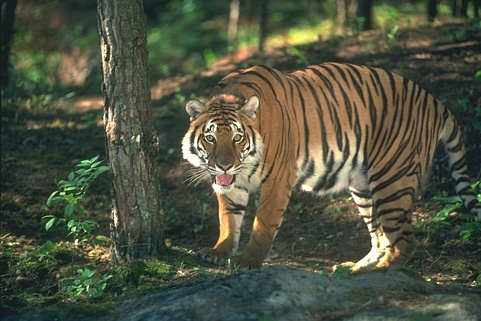
#> input picture assignment2/tiger.jpg, 481 x 321 px, found by its file name
$ python assignment2.py
#> lines starting #> are read from the running program, lines starting #| are printed output that depends on the picture
import numpy as np
import matplotlib.pyplot as plt
from PIL import Image

img_path = "assignment2/tiger.jpg"

# K-means parameters setting
k = [2, 5, 10]
n = 10 # max iteration

# Process tiger image
img = Image.open(img_path)
#> img is the input picture: PIL image 481x321 RGB; mean R, G, B 79.2, 83.5, 65.1
img_array = np.array(img)
height, width, channel = img_array.shape
#> height = 321; width = 481; channel = 3

# result figure setting
plt.figure(figsize=(15, 5))
plt.suptitle("Tiger Image Segmentation with K-means", fontsize=16)

# Process with different k
for i, k in enumerate(k):
    # Reshape image to (n_pixels, n_features)
    img_data = img_array.reshape(height*width, channel)

    # Randomly initialize centroids
    samples_len = img_data.shape[0]
    randomly_picked = np.random.choice(samples_len, k, replace=False) # 중복 없이 k개의 인덱스를 무작위로 선택함
    centroids = img_data[randomly_picked]

    # Iterate for clustering
    for j in range(n):
        print(f"K-means iteration {j+1}/{n}")

        # Calculate distance each point to centroids
        distances = np.zeros((img_data.shape[0], k))
        for c in range(k):
            distances[:, c] = np.sqrt(np.sum((img_data - centroids[c])**2, axis=1))
        # 각 픽셀별로 가장 가까운 centroid를 찾아서 label로 지정함.
        labels = np.argmin(distances, axis=1)

        # Update centroids
        new_centroids = np.array([img_data[labels == c].mean(axis=0) if np.sum(labels == c) > 0
                                 else centroids[c] for c in range(k)])

        # case condition
        if np.all(centroids == new_centroids):
            break

        centroids = new_centroids

    # Mapping each pixel to its cluster center
    segmented_img = centroids[labels].reshape(height, width, channel).astype(np.uint8)

    # Plot result
    plt.subplot(1, 3, i+1)
    plt.imshow(segmented_img)
    plt.title(f"K = {k}")
#> this loop made 3 passes
#> pass 1, `segmented_img = centroids[labels].reshape(height, width, channel).asty..`:
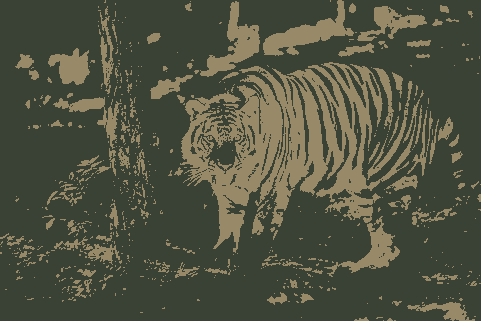
#> segmented_img: shape (321, 481, 3); mean of channels 0, 1, 2 79, 82.6, 65; drawn as R, G, B
#> pass 2, `segmented_img = centroids[labels].reshape(height, width, channel).asty..`:
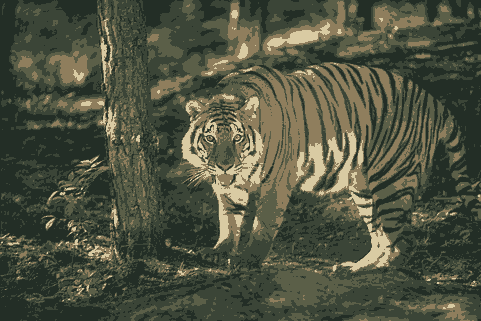
#> segmented_img: shape (321, 481, 3); mean of channels 0, 1, 2 78.9, 82.9, 64.6; drawn as R, G, B
#> pass 3, `segmented_img = centroids[labels].reshape(height, width, channel).asty..`:
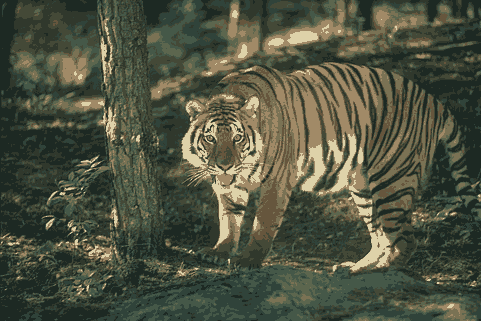
#> segmented_img: shape (321, 481, 3); mean of channels 0, 1, 2 78.6, 82.8, 64.6; drawn as R, G, B

plt.tight_layout()
plt.savefig("assignment2/tiger_segmentation.png")
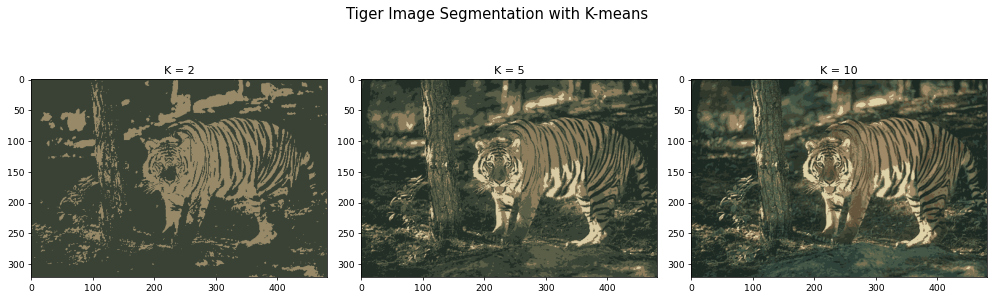
#> figure drawn by matplotlib, 3 panels
